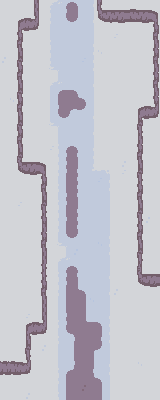

Rendered tile map (Tiled .tmx) drawn with the repository's tilesets; below, a short description and the full map source, tile grids included:
An orthogonal 20x50 tile map with 8x8 px tiles, 1 tile layer (Livello tile 1), 2 tilesets.

<map version="1.9" tiledversion="1.9.2" orientation="orthogonal" renderorder="right-down" width="20" height="50" tilewidth="8" tileheight="8" infinite="0" nextlayerid="2" nextobjectid="1">
 <tileset firstgid="1" source="main_tileset.tsx" />
 <tileset firstgid="337" source="slope_tileset.tsx" />
 <layer id="1" name="Livello tile 1" width="20" height="50">
  <data encoding="csv">
16,16,16,16,358,16,57,76,63,66,72,74,367,16,16,16,16,16,16,16,
16,16,16,16,358,16,71,72,91,80,72,88,372,373,373,374,375,373,374,344,
16,16,345,365,366,16,71,72,105,108,72,74,377,378,378,379,380,378,379,349,
16,16,350,370,371,16,85,72,72,72,72,88,16,16,16,16,16,16,16,348,
16,16,348,16,16,16,85,72,72,72,72,88,16,16,17,16,16,16,16,353,
16,16,353,16,16,16,71,72,72,72,72,74,16,16,16,16,16,16,16,358,
16,16,358,16,16,16,71,72,72,72,72,74,30,16,16,16,16,16,16,348,
31,16,363,16,16,16,71,72,72,72,73,74,16,16,16,16,16,16,16,353,
16,16,348,16,16,16,99,62,72,72,72,74,16,16,16,16,16,16,16,358,
16,16,353,16,16,16,16,85,72,72,72,88,16,16,16,16,16,16,16,348,
16,16,358,16,16,16,57,76,72,72,72,74,16,16,16,16,16,16,16,353,
16,16,363,16,16,16,85,63,64,66,72,88,16,16,16,16,16,16,16,358,
16,30,348,16,16,16,85,77,78,81,66,88,16,16,16,16,16,16,16,348,
16,16,353,16,16,16,85,91,67,107,108,88,16,16,16,16,16,345,365,366,
16,16,358,16,16,16,85,105,108,72,72,74,16,16,16,16,16,350,370,371,
16,16,363,16,16,16,99,62,72,72,72,88,16,16,16,16,16,363,16,16,
16,16,348,16,16,16,16,85,72,72,72,74,16,16,16,16,16,368,16,16,
16,16,353,16,16,16,16,85,72,72,72,88,16,16,16,16,16,358,16,16,
16,16,358,16,16,16,17,71,63,66,72,74,16,16,16,16,16,348,16,16,
16,16,363,16,16,16,16,71,91,94,72,74,16,16,16,16,16,353,16,16,
16,16,372,373,374,344,16,71,91,80,72,74,16,16,16,31,16,358,16,16,
16,16,377,378,379,349,16,71,91,94,72,75,59,60,16,17,16,363,16,16,
16,16,16,16,16,348,16,85,77,94,72,72,73,74,16,16,16,368,16,16,
16,16,16,16,16,353,16,71,77,94,72,72,72,74,16,16,16,348,16,16,
16,16,16,16,16,358,16,85,91,94,72,72,72,88,16,16,16,353,16,16,
16,16,17,16,16,363,16,71,91,80,72,72,72,88,16,16,16,358,16,16,
16,16,16,16,16,368,16,71,77,94,72,72,72,88,16,16,16,363,16,16,
16,16,16,16,16,348,16,71,91,94,72,72,72,88,16,16,16,368,31,16,
16,16,16,16,16,358,16,71,77,94,72,72,72,88,16,16,16,348,16,16,
16,16,16,16,16,348,16,85,105,108,72,72,72,74,16,16,16,353,16,16,
16,16,16,16,16,353,16,99,62,72,72,72,86,74,16,16,16,358,16,16,
16,16,16,16,16,358,16,16,85,87,72,72,72,74,16,16,16,363,16,16,
16,16,16,16,16,358,16,57,76,72,72,72,72,88,16,16,16,368,16,16,
16,16,16,16,16,368,16,85,63,66,72,72,72,88,16,16,16,362,16,16,
16,16,16,16,16,368,16,71,91,94,72,72,72,74,16,16,16,372,373,374,
16,16,16,16,16,348,16,71,91,80,72,72,72,88,16,16,16,377,378,379,
16,16,16,16,16,353,16,71,77,81,66,72,72,74,31,16,16,16,16,16,
16,16,16,16,16,358,16,85,77,78,80,86,72,88,16,16,16,16,16,16,
16,16,16,16,16,358,16,85,77,78,80,72,72,88,16,16,16,16,16,16,
16,16,16,17,16,358,16,85,91,78,80,72,72,74,16,16,16,16,16,16,
16,16,16,345,365,366,16,71,91,78,81,64,66,74,16,16,16,16,16,16,
16,16,16,350,370,371,16,85,105,68,78,78,80,74,16,16,16,16,16,16,
16,16,16,358,16,16,16,71,72,91,78,78,94,74,16,16,16,16,16,16,
16,16,16,363,16,31,16,85,72,77,78,67,108,88,16,16,16,16,16,16,
16,16,16,368,16,16,16,85,72,77,78,80,72,88,16,16,16,16,16,16,
364,364,365,366,16,16,16,85,72,91,78,80,72,74,16,16,16,30,16,16,
369,369,370,371,16,16,16,71,63,82,78,94,72,74,16,16,16,16,16,16,
16,16,16,16,16,16,16,71,77,78,78,81,66,88,16,16,16,16,16,16,
16,16,16,16,16,16,16,85,77,78,93,78,80,88,16,16,16,16,16,16,
16,16,16,31,16,16,16,71,77,78,78,78,80,88,16,16,16,16,16,16
</data>
 </layer>
</map>
